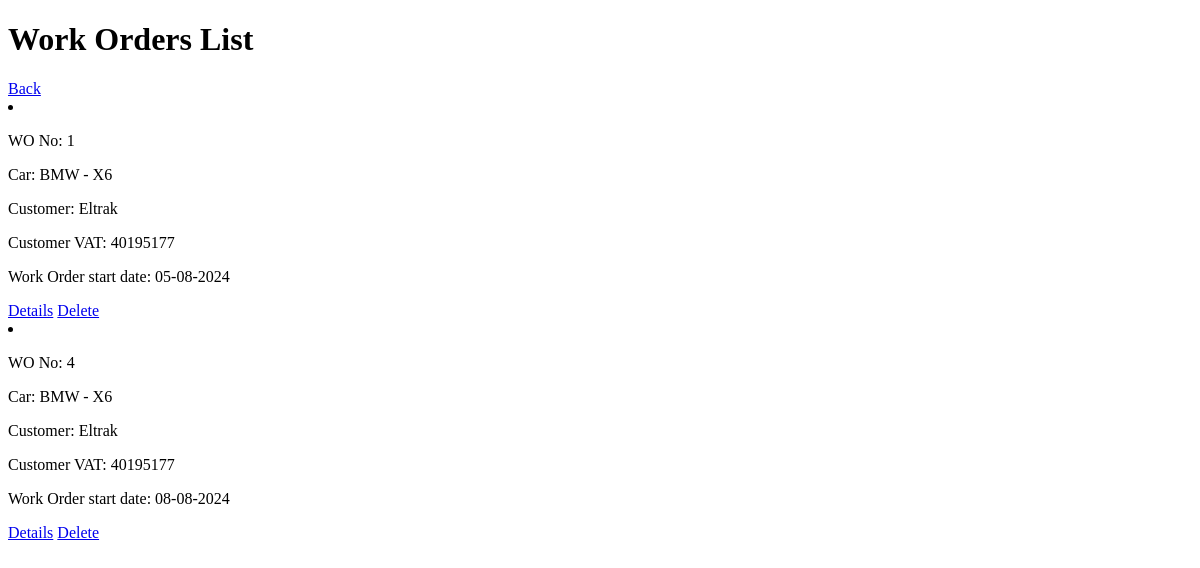
The app's page /work-orders/work_order_list/, older data.
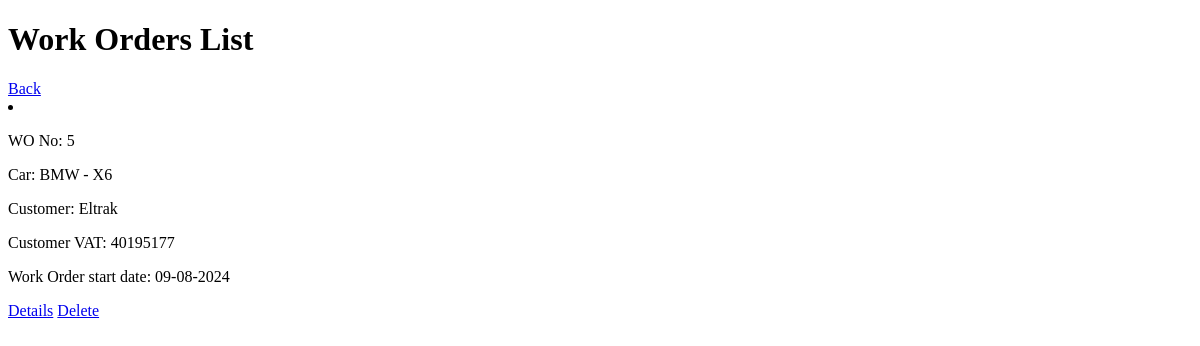
The same page, newer data.
### work_orders/models.py (models this page shows, shortened)
class WorkOrder(models.Model):
    customer = models.ForeignKey(Customer, on_delete=models.CASCADE)
    car = models.ForeignKey(Car, on_delete=models.CASCADE)
    payment = models.CharField(max_length=30, blank=True, choices=[('Credit', "Credit"), ("Cash", "Cash")])
    created_at = models.DateTimeField(auto_now_add=True)
    is_active = models.BooleanField(default=True)
    invoiced = models.BooleanField(default=False)
    is_deleted = models.BooleanField(default=False)
    deleted_at = models.DateTimeField(blank=True, null=True)
    objects = ActiveManager()
    all_objects = models.Manager()

### data/models.py (models this page shows)
class Car(models.Model):
    COLOR_CHOICES = [
        ("Black", "Black"),
        ("White", "White"),
        ("Gray", "Gray"),
        ("Silver", "Silver"),
        ("Red", "Red"),
        ("Blue", "Blue"),
        ("Brown", "Brown"),
        ("Green", "Green"),
        ("Yellow", "Yellow"),
        ("Other", "Other"),
    ]
    ENGINE_CHOICES = [
        ("Diesel", "Diesel"),
        ("Gasoline", "Gasoline"),
        ("Gas", "Gas"),
        ("Hybrid", "Hybrid")
    ]
    make = models.CharField(max_length=55)
    model = models.CharField(max_length=55)
    color = models.CharField(max_length=55, blank=True, choices=COLOR_CHOICES)
    engine = models.CharField(max_length=55, blank=True, choices=ENGINE_CHOICES)
    date_built = models.DateField(blank=True, null=True)
    vin_number = models.CharField(max_length=55, blank=True)
    customer = models.ForeignKey(Customer, related_name='car', on_delete=models.CASCADE)
    def __str__(self):
        return f"{self.make} - {self.model}"

class Customer(models.Model):
    COUNTRY_CHOICES = [
        ("Bulgaria", "Bulgaria"),
        ("Albania", "Albania"),
        ("Bosnia and Herzegovina", "Bosnia and Herzegovina"),
        ("Greece", "Greece"),
        ("Kosovo", "Kosovo"),
        ("North Macedonia", "North Macedonia"),
        ("Montenegro", "Montenegro"),
        ("Romania", "Romania"),
        ("Serbia", "Serbia"),
        ("Turkey", "Turkey"),
        ("Croatia", "Croatia"),
        ("Slovenia", "Slovenia")
    ]
    PAYMENT_CHOICES = [("cash", "Cash"),
                       ("credit", "Credit")]
    PAYMENT_TERMS_CHOICES = [('COD', 'Cash on Delivery'), ('CIA', 'Cash in Advance'), ('Net_15', '15 days'),
                             ('Net_30', '30 days')]
    name = models.CharField(max_length=100)
    vat = models.IntegerField(validators=[vat_number_validator])
    country = models.CharField(max_length=100, choices=COUNTRY_CHOICES)
    city = models.CharField(max_length=100, blank=True)
    address = models.CharField(max_length=100, blank=True)
    is_active = models.BooleanField(default=True)
    credit_limit = models.DecimalField(max_digits=10, decimal_places=0, blank=True, null=True,
                                       validators=[credit_limit_validator])
    payment_terms = models.CharField(max_length=30, choices=PAYMENT_TERMS_CHOICES)
    description = models.TextField(blank=True)
    def __str__(self):
        return self.name

### work_orders/views.py (the view)
# urls.py: urlpatterns = [path('work_order_list/', WorkOrderListView.as_view(), name="work_order_list"),
class WorkOrderListView(ListView):
    model = WorkOrder
    template_name = 'work_orders/work-order-list.html'
    context_object_name = "work_orders"
    def get_queryset(self):
        return WorkOrder.objects.all()

### work_orders/models.py (called while the page is built)
    def get_queryset(self):
        return super().get_queryset().filter(is_deleted=False)

### work_orders/templates/work_orders/work-order-list.html (shortened to what this page needs)
<!DOCTYPE html>
<html lang="en">
<head>
</head>
<body>
<h1>Work Orders List</h1>
<a href="{% url 'home' %}">Back</a>
{% for work_order in work_orders %}
    {% if work_order.is_active %}
        <li>
            <p>WO No: {{ work_order.pk }}</p>
            <p>Car: {{ work_order.car }}</p>
            <p>Customer: {{ work_order.customer }}</p>
            <p>Customer VAT: {{ work_order.customer.vat }}</p>
            <p>Work Order start date: {{ work_order.created_at|date:"d-m-Y" }}</p>
            <a href="{% url 'work_orders:workorder_detail' work_order.pk %}">Details</a>
            <a href="{% url 'work_orders:workorder_delete' work_order.pk %}">Delete</a>
        </li>
    {% endif %}
{% endfor %}
</body>
</html>

Row changes from the older to the newer data that the page shows:
removed WorkOrder: pk "1", car "BMW - X6", customer "Eltrak", customer.vat "40195177", created_at "05-08-2024"
removed WorkOrder: pk "4", car "BMW - X6", customer "Eltrak", customer.vat "40195177", created_at "08-08-2024"
added WorkOrder: pk "5", car "BMW - X6", customer "Eltrak", customer.vat "40195177", created_at "09-08-2024"
